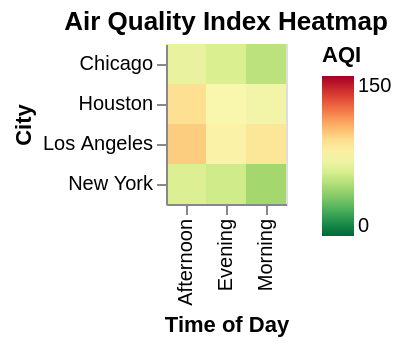

Write a Vega-Lite specification for this figure.
### Vega-Lite specification from a JSON file in a GitHub repository (floating-point values rounded to 4 significant figures)
{"$schema": "https://vega.github.io/schema/vega-lite/v5.json", "description": "Air quality index by location", "data": {"values": [{"city": "New York", "time": "Morning", "aqi": 45}, {"city": "New York", "time": "Afternoon", "aqi": 62}, {"city": "New York", "time": "Evening", "aqi": 58}, {"city": "Los Angeles", "time": "Morning", "aqi": 85}, {"city": "Los Angeles", "time": "Afternoon", "aqi": 95}, {"city": "Los Angeles", "time": "Evening", "aqi": 78}, {"city": "Chicago", "time": "Morning", "aqi": 52}, {"city": "Chicago", "time": "Afternoon", "aqi": 68}, {"city": "Chicago", "time": "Evening", "aqi": 61}, {"city": "Houston", "time": "Morning", "aqi": 72}, {"city": "Houston", "time": "Afternoon", "aqi": 88}, {"city": "Houston", "time": "Evening", "aqi": 75}]}, "mark": "rect", "encoding": {"x": {"field": "time", "type": "ordinal", "axis": {"title": "Time of Day"}}, "y": {"field": "city", "type": "ordinal", "axis": {"title": "City"}}, "color": {"field": "aqi", "type": "quantitative", "scale": {"scheme": "redyellowgreen", "domain": [0, 150], "reverse": true}, "legend": {"title": "AQI"}}, "tooltip": [{"field": "city", "type": "ordinal"}, {"field": "time", "type": "ordinal"}, {"field": "aqi", "type": "quantitative", "title": "Air Quality Index"}]}, "title": "Air Quality Index Heatmap"}
